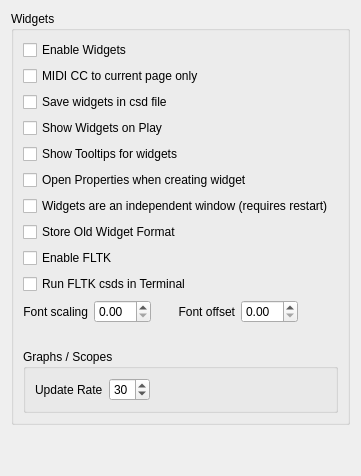
         <widget class="QWidget" name="tab_6">
          <attribute name="title">
           <string>Widgets</string>
          </attribute>
          <layout class="QGridLayout" name="gridLayout_6">
           <item row="1" column="0">
            <spacer name="verticalSpacer">
             <property name="orientation">
              <enum>Qt::Orientation::Vertical</enum>
             </property>
             <property name="sizeHint" stdset="0">
              <size>
               <width>20</width>
               <height>40</height>
              </size>
             </property>
            </spacer>
           </item>
           <item row="0" column="0">
            <widget class="QGroupBox" name="groupBox_7">
             <property name="title">
              <string>Widgets</string>
             </property>
             <layout class="QGridLayout" name="gridLayout_7">
              <item row="1" column="0">
               <spacer name="horizontalSpacer_2">
                <property name="orientation">
                 <enum>Qt::Orientation::Horizontal</enum>
                </property>
                <property name="sizeHint" stdset="0">
                 <size>
                  <width>40</width>
                  <height>20</height>
                 </size>
                </property>
               </spacer>
              </item>
              <item row="0" column="0">
               <layout class="QVBoxLayout" name="verticalLayout_2">
                <item>
                 <widget class="QCheckBox" name="widgetsCheckBox">
                  <property name="text">
                   <string>Enable Widgets</string>
                  </property>
                  <property name="checked">
                   <bool>false</bool>
                  </property>
                 </widget>
                </item>
                <item>
                 <widget class="QCheckBox" name="midiCcToCurrentPageOnlyCheckBox">
                  <property name="text">
                   <string>MIDI CC to current page only</string>
                  </property>
                 </widget>
                </item>
                <item>
                 <widget class="QCheckBox" name="saveWidgetsCheckBox">
                  <property name="text">
                   <string>Save widgets in csd file</string>
                  </property>
                 </widget>
                </item>
                <item>
                 <widget class="QCheckBox" name="showWidgetsOnRunCheckBox">
                  <property name="toolTip">
                   <string>Make the widget panel visible when a csd is played</string>
                  </property>
                  <property name="text">
                   <string>Show Widgets on Play</string>
                  </property>
                 </widget>
                </item>
                <item>
                 <widget class="QCheckBox" name="showTooltipsCheckBox">
                  <property name="text">
                   <string>Show Tooltips for widgets</string>
                  </property>
                 </widget>
                </item>
                <item>
                 <widget class="QCheckBox" name="openPropertiesCheckBox">
                  <property name="toolTip">
                   <string>Automatically open properties dialog when a new widget is created</string>
                  </property>
                  <property name="text">
                   <string>Open Properties when creating widget</string>
                  </property>
                 </widget>
                </item>
                <item>
                 <widget class="QCheckBox" name="widgetsIndependentCheckBox">
                  <property name="text">
                   <string>Widgets are an independent window (requires restart)</string>
                  </property>
                 </widget>
                </item>
                <item>
                 <widget class="QCheckBox" name="oldFormatCheckBox">
                  <property name="toolTip">
                   <string>Store old widget format section in csd file, to allow older versions of CsoundQt to load most of the widget characteristics from the file</string>
                  </property>
                  <property name="text">
                   <string>Store Old Widget Format</string>
                  </property>
                 </widget>
                </item>
                <item>
                 <widget class="QCheckBox" name="enableFLTKCheckBox">
                  <property name="toolTip">
                   <string>FLTK widgets from Csound can crash when running using the API. Preferably leave unchecked and run Csound from the terminal</string>
                  </property>
                  <property name="text">
                   <string>Enable FLTK</string>
                  </property>
                 </widget>
                </item>
                <item>
                 <widget class="QCheckBox" name="terminalFLTKCheckBox">
                  <property name="toolTip">
                   <string>FLTK widgets from Csound can crash when running using the API. Preferably leave unchecked and run Csound from the terminal</string>
                  </property>
                  <property name="text">
                   <string>Run FLTK csds in Terminal</string>
                  </property>
                 </widget>
                </item>
                <item>
                 <layout class="QHBoxLayout" name="horizontalLayout_5"/>
                </item>
                <item>
                 <layout class="QHBoxLayout" name="horizontalLayout_7">
                  <item>
                   <widget class="QLabel" name="label_32">
                    <property name="text">
                     <string>Font scaling</string>
                    </property>
                    <property name="alignment">
                     <set>Qt::AlignmentFlag::AlignRight|Qt::AlignmentFlag::AlignTrailing|Qt::AlignmentFlag::AlignVCenter</set>
                    </property>
                   </widget>
                  </item>
                  <item>
                   <widget class="QDoubleSpinBox" name="fontScalingSpinBox"/>
                  </item>
                  <item>
                   <spacer name="horizontalSpacer_5">
                    <property name="orientation">
                     <enum>Qt::Orientation::Horizontal</enum>
                    </property>
                    <property name="sizeType">
                     <enum>QSizePolicy::Policy::Fixed</enum>
                    </property>
                    <property name="sizeHint" stdset="0">
                     <size>
                      <width>20</width>
                      <height>20</height>
                     </size>
                    </property>
                   </spacer>
                  </item>
                  <item>
                   <widget class="QLabel" name="label_33">
                    <property name="text">
                     <string>Font offset</string>
                    </property>
                    <property name="alignment">
                     <set>Qt::AlignmentFlag::AlignRight|Qt::AlignmentFlag::AlignTrailing|Qt::AlignmentFlag::AlignVCenter</set>
                    </property>
                   </widget>
                  </item>
                  <item>
                   <widget class="QDoubleSpinBox" name="fontOffsetSpinBox"/>
                  </item>
                  <item>
                   <spacer name="horizontalSpacer_21">
                    <property name="orientation">
                     <enum>Qt::Orientation::Horizontal</enum>
                    </property>
                    <property name="sizeHint" stdset="0">
                     <size>
                      <width>40</width>
                      <height>20</height>
                     </size>
                    </property>
                   </spacer>
                  </item>
                 </layout>
                </item>
               </layout>
              </item>
              <item row="2" column="0">
               <widget class="QGroupBox" name="horizontalGroupBox">
                <property name="title">
                 <string>Graphs / Scopes</string>
                </property>
                <layout class="QHBoxLayout" name="updaterate">
                 <item>
                  <widget class="QLabel" name="label_13">
                   <property name="text">
                    <string>Update Rate</string>
                   </property>
                  </widget>
                 </item>
                 <item>
                  <widget class="QSpinBox" name="graphUpdateRateSpinBox">
                   <property name="toolTip">
                    <string>Update rate for graphs and scopes</string>
                   </property>
                   <property name="minimum">
                    <number>8</number>
                   </property>
                   <property name="maximum">
                    <number>60</number>
                   </property>
                   <property name="value">
                    <number>30</number>
                   </property>
                  </widget>
                 </item>
                 <item>
                  <spacer name="horizontalSpacer_9">
                   <property name="orientation">
                    <enum>Qt::Orientation::Horizontal</enum>
                   </property>
                   <property name="sizeHint" stdset="0">
                    <size>
                     <width>40</width>
                     <height>20</height>
                    </size>
                   </property>
                  </spacer>
                 </item>
                </layout>
               </widget>
              </item>
             </layout>
            </widget>
           </item>
          </layout>
         </widget>
